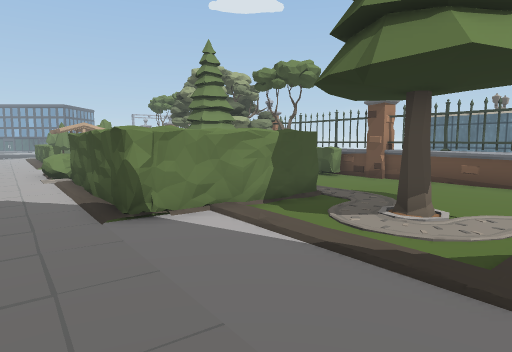
View 1 (above)

24 first-person views from a walk through a 3-D level made in the Unity game engine. The camera is 1.3 m above the floor, tilts 6° down and sees 75° across. The floor is counted in squares, 1 m on a side. Each view is taken from the middle of a square. On the plan, view 1 faces up. The plan holds only what a view shows up to about 14 squares ahead; the rest is blank. The place goes on beyond the plan. Some surface patterns are stand-ins.

View 2
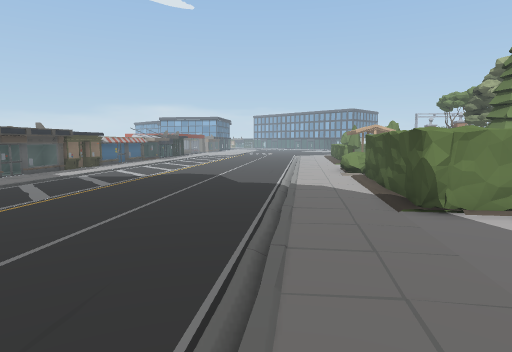

View 3
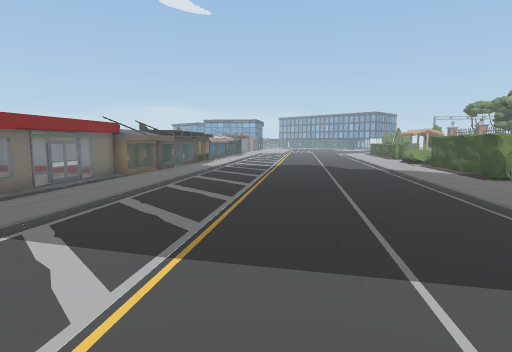

View 4
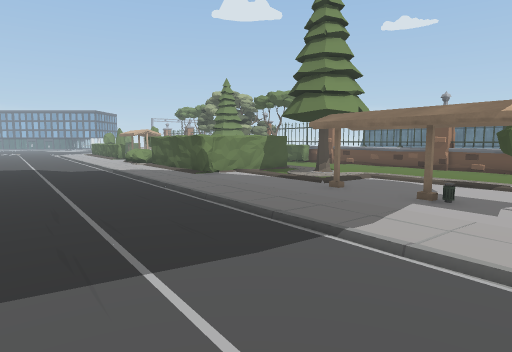

View 5
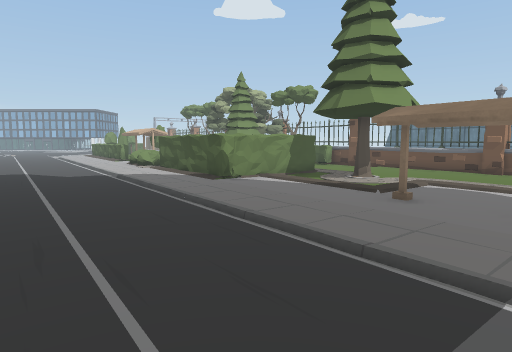

View 6
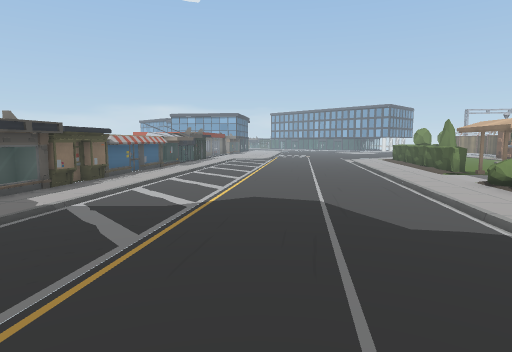

View 7
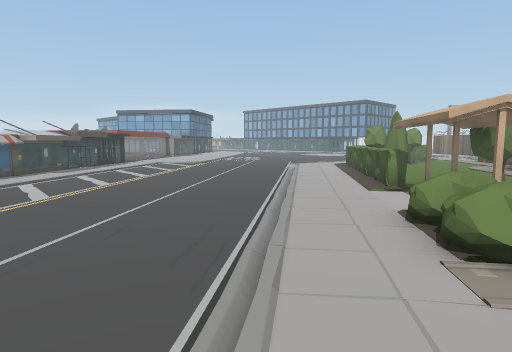

View 8
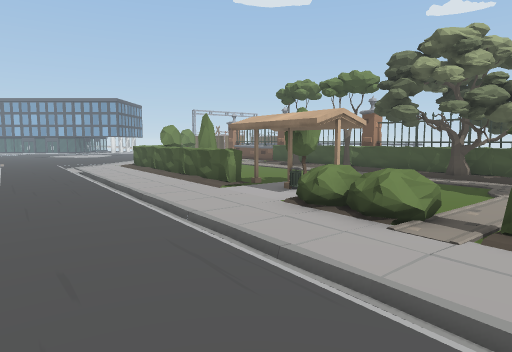

View 9
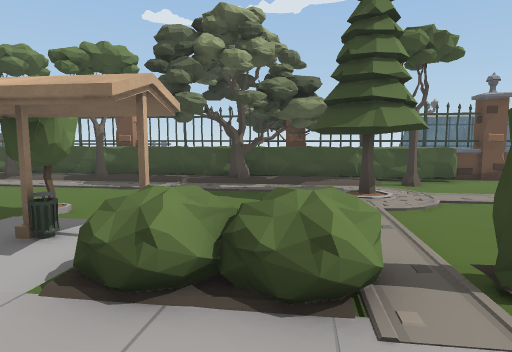

View 10
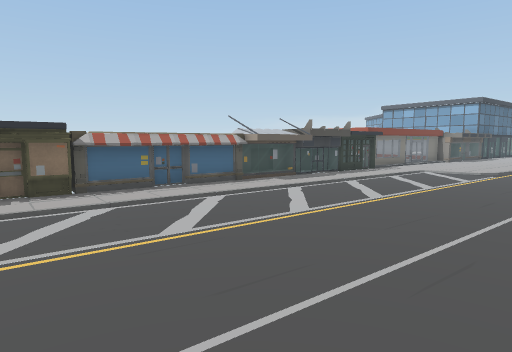

View 11
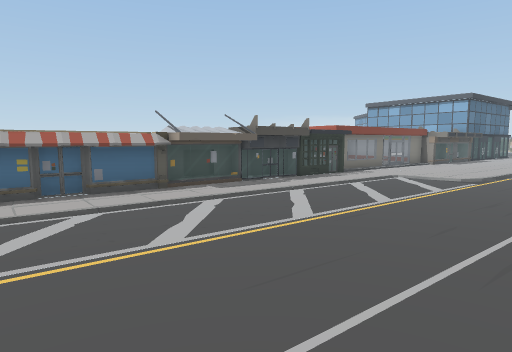

View 12
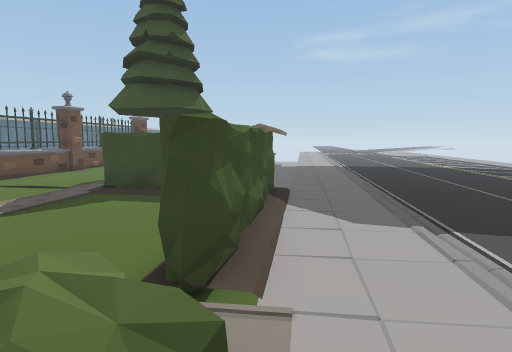

View 13
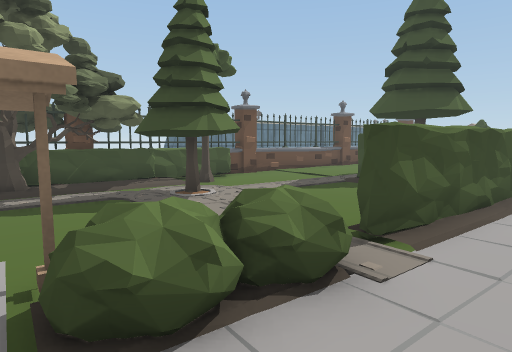

View 14
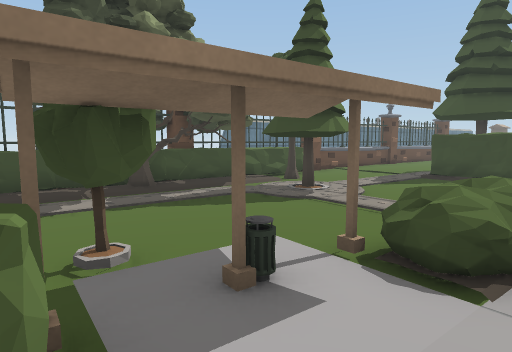

View 15
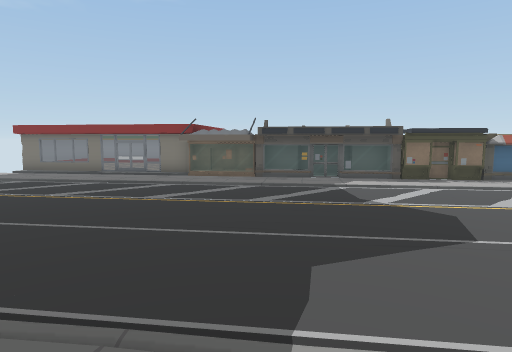

View 16
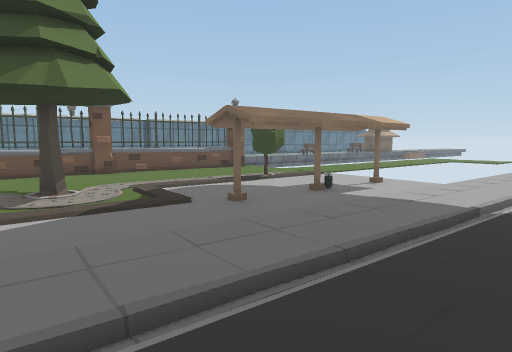

View 17
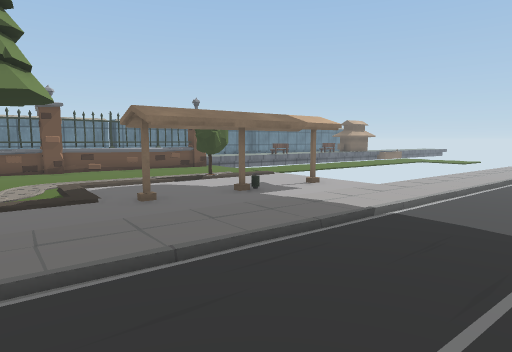

View 18
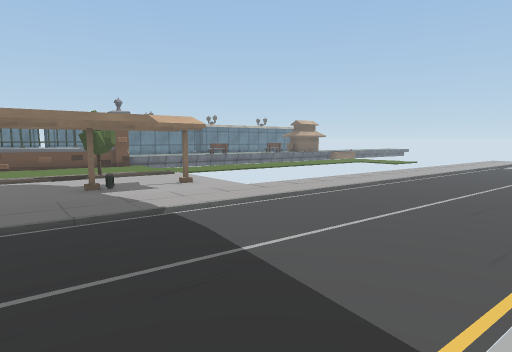

View 19
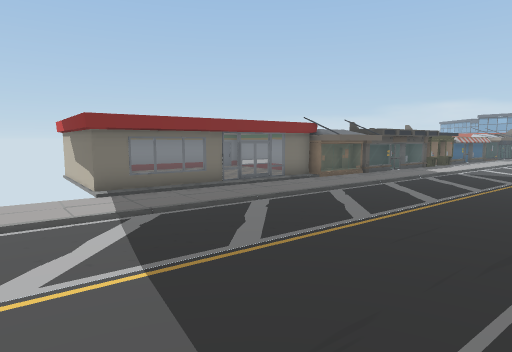

View 20
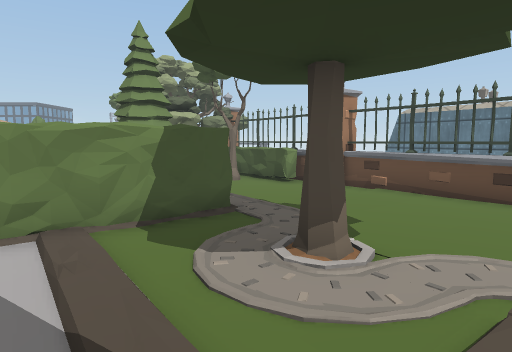

View 21
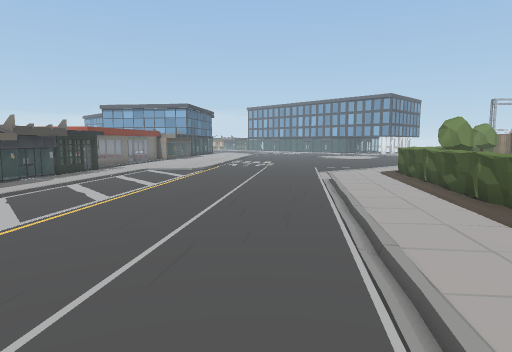

View 22
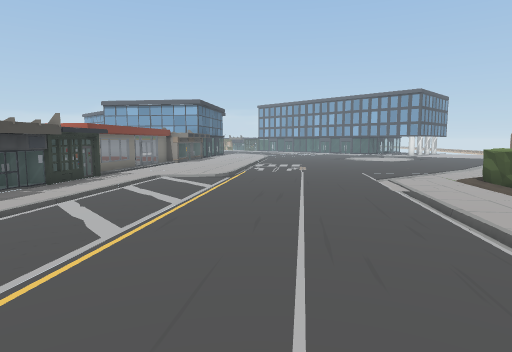

View 23
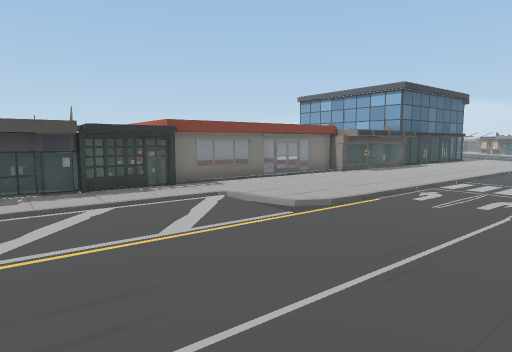

View 24
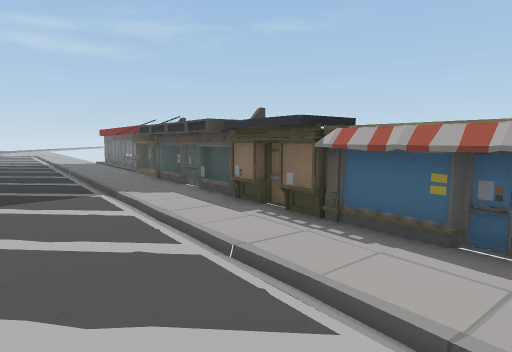

### Floor plan
Key: @ floor where view 1 was taken; # wall or solid block; . floor; / step, stairs or slope; = window, fence, low wall or low ledge; ^ raised ledge; H hedge; T thing the floor can be seen under or through; P pine tree; R tree; B bush; F fence.
Columns run from 30 left of view 1 to 8 right of it. Each row starts with its distance up from view 1.
 23 ....//...... .. H     ....HF
 22 #..../..........HR    ...RH##
 21 #...............HR .. .../.H##
 20 ^#............/..HH......//.H##
 19  ^............/...HR.........H#R
 18  ^^ ../............H........RH#F
 17   ^^../............HH.RR...RRRH##
 16    ^#./.........//..HTT.....RRRH#
 15    ^^# ........../...TT ....P .HH#
 14     ^^# ..............TT...PPP.RH##
 13      ^^# .............TB...PPP...H##
 12      ^^#^..............BB...P.....FF
 11        ^^^ ............BB#........ ##
 10        ^^^ .............##..........##
  9         ^^# .............##......... ##
  8          ^^#..............## .HH.....=#
  7           ^^ ..............# HH...... #
  6            ^# .............##H...P....
  5            ^^#........................
  4             ^##................./.....
  3              ### ...............//....
  2              ^^^#................T....
  1              ^^^#...............T   RR
  0               ^^## ...........@.TT  RR
 -1                ^##^..............TT
 -2                 ^#^...............T
 -3                  ^^../........./...TT
 -4                 ^^^#../.............
 -5                ^^  ^../.............
 -6                    ^^...............
 -7                     ^^../............
 -8                      ^#..............

Positions as (right, up) in squares from view 1, and headings:
1: (0, 0), facing up
2: (0, -1), facing up-left
3: (0, -8), facing up-left
4: (0, -8), facing up
5: (-1, -6), facing up
6: (-6, 1), facing up-left
7: (-6, 7), facing up-left
8: (-9, 6), facing up
9: (-9, 10), facing up-right
10: (-10, 10), facing left
11: (-12, 12), facing left
12: (-8, 12), facing down-right
13: (-10, 12), facing right
14: (-11, 15), facing right
15: (-5, 8), facing down-left
16: (-5, 1), facing right
17: (-5, -1), facing right
18: (-5, -5), facing right
19: (0, -5), facing left
20: (2, 2), facing up
21: (-10, 10), facing up-left
22: (-13, 11), facing up-left
23: (-16, 18), facing left
24: (-17, 11), facing down
